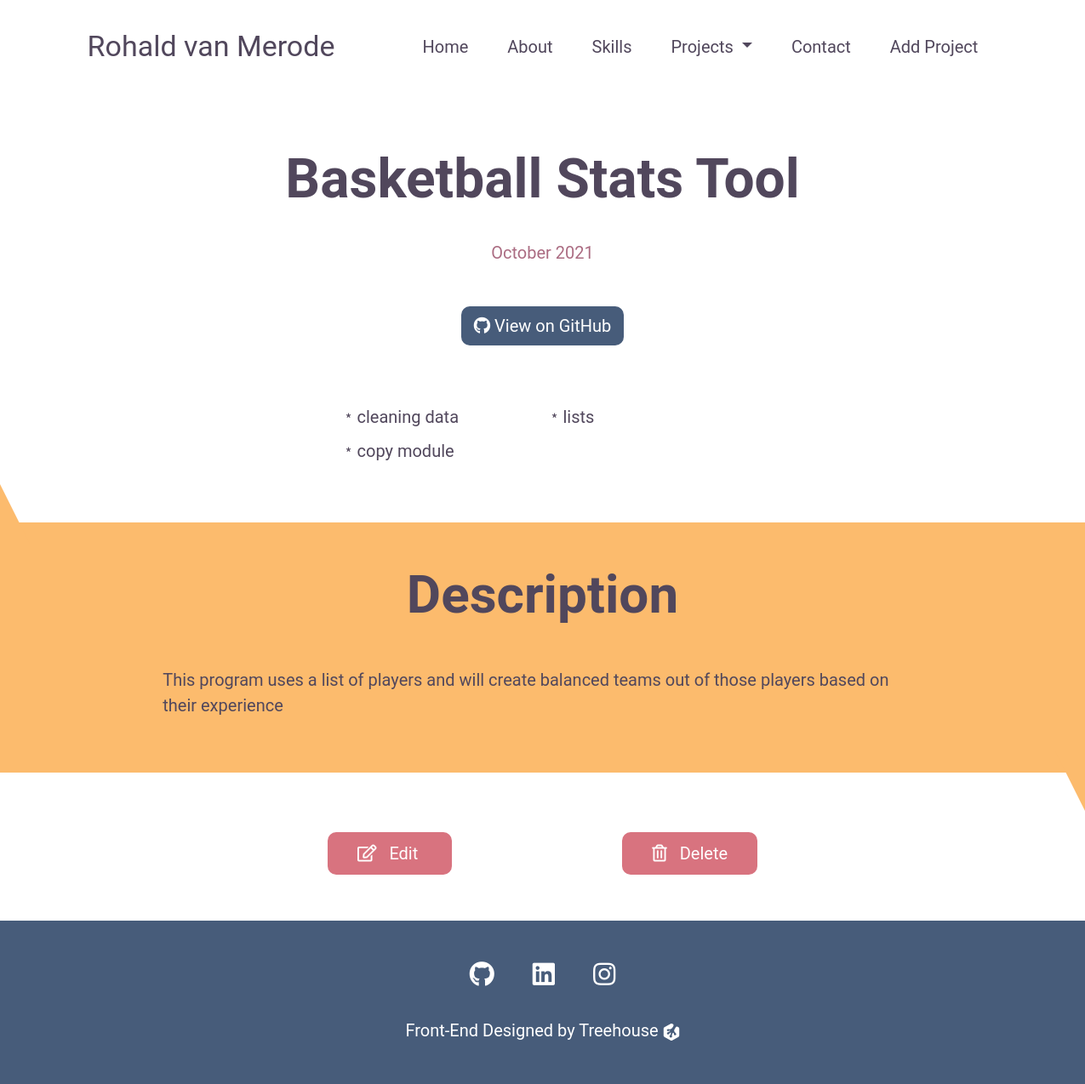
The app's page /projects/2 with its own data.
### models.py (models this page shows)
class Project(db.Model):
    id = db.Column(db.Integer, primary_key=True)
    title = db.Column('Title', db.String())
    completion_date = db.Column('Completion Date', db.DateTime)
    description = db.Column('Description', db.Text)
    skills = db.Column('Skills', db.String())
    github = db.Column('Github', db.String())
    screenshot = db.Column('Screenshot URL', db.String())

### app.py (the view)
@app.route('/projects/<id>')
def project(id):
    project = Project.query.get_or_404(id)
    date = project.completion_date.strftime('%B %Y')
    skills = project.skills.split(', ')
    return render_template('detail.html', project=project, date=date, skills=skills)

### templates/detail.html
{% extends 'layout.html' %}
{% block content %}
    <section class="header">
        <h1>{{project.title}}</h1>
        <p>{{date}}</p>
        <a href="{{project.github}}" class="github-btn">
            <i class="fab fa-github"></i>
            View on GitHub
        </a>
        <ul class="project-skills">
            <div>
                {% for skill in skills %}
                <li>{{skill}}</li>
                {% endfor %}
            </div>
        </ul>
    </section>
    <section id="project-desc">
        <div id="triangle5"></div>
        <h2>Description</h2>
        <p>
            {{project.description}}
        </p>
        <div id="triangle6"></div>
    </section>
    <section id="edit-delete">
        <a href="{{ url_for('edit_project', id=project.id) }}">
            <i class="fas fa-edit"></i>
            Edit
        </a>
        <a href="{{ url_for('delete_project', id=project.id) }}">
            <i class="far fa-trash-alt"></i>
            Delete
        </a>
    </section>
{% endblock %}

### static/styles.css (style rules this page uses)
:root { --primary-text: #51475c; --secondary-text: #ab6c82; --primary: #475c7a; --secondary: #fcbb6d; --accent: #d8737f; --white: #fff; }
* { font-family: 'Roboto', Arial, Helvetica, sans-serif; color: var(--primary-text); }
p, li, a { font-size: 20px; }
h2 { font-size: 30px; font-weight: bold; }
body { overflow-x: hidden; }
.header { margin-left: 5%; margin-right: 5%; margin-top: 5rem; text-align: center; }
.header h1 { font-size: 32px; font-weight: bold; }
.header p { font-size: 20px; color: var(--secondary-text); }
.header .github-btn { display: inline-block; margin-top: 2rem; margin-bottom: 4rem; }
.header .project-skills { list-style: none; text-align: left; margin: auto; line-height: 40px; max-width: 250px; margin-bottom: 4rem; }
.header .project-skills li { position: relative; }
.header .project-skills li::before { content: '\FE61'; position: absolute; left: -20px; }
.github-btn { border-radius: 10px; background-color: var(--primary); padding: 8px 15px; color: var(--white); text-decoration: none; }
.github-btn i { color: var(--white); }
#project-desc { background-color: var(--secondary); position: relative; text-align: center; padding-right: 5%; padding-left: 5%; }
#triangle5 { width: 0; height: 0; border-left: 50px solid transparent; border-right: 50px solid transparent; border-bottom: 100px solid var(--secondary); position: absolute; top: -75px; left: -65px; }
#project-desc h2 { padding-top: 3rem; margin-bottom: 3rem; }
#project-desc p { text-align: left; padding-bottom: 4rem; }
#triangle6 { width: 0; height: 0; border-left: 50px solid transparent; border-right: 50px solid transparent; border-top: 100px solid var(--secondary); position: absolute; bottom: -75px; right: -65px; }
#edit-delete { padding-top: 4rem; padding-bottom: 4rem; text-align: center; }
#edit-delete a { background-color: var(--accent); border-radius: 10px; color: var(--white); padding: 13px 35px; text-decoration: none; }
#edit-delete a:first-of-type { margin-right: 20px; }
#edit-delete a i { color: var(--white); margin-right: 10px; font-weight: normal; }
@media (min-width: 992px) { h2 { font-size: 62px; } }
@media (min-width: 992px) { .header h1 { font-size: 64px; margin-bottom: 2rem; } }
@media (min-width: 992px) { #project-desc { padding-right: 15%; padding-left: 15%; } }
@media (min-width: 1200px) { .header .project-skills { -webkit-column-count: 2; -moz-column-count: 2; column-count: 2; max-width: 500px; } }
@media (min-width: 1200px) { #edit-delete a:first-of-type { margin-right: 200px; } }

### records on screen
Project: title "Basketball Stats Tool", description "This program uses a list of players and will create balanced teams out of those players based on their experience"

### other values on screen
{{ date }} "October 2021"
{{ skill }} "cleaning data" "copy module" "lists"
